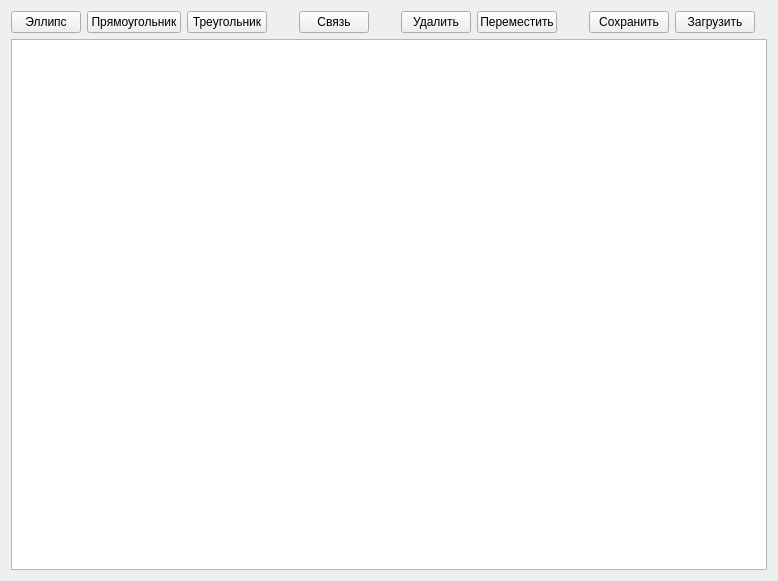
<?xml version="1.0" encoding="UTF-8"?>
<ui version="4.0">
 <class>MainWindow</class>
 <widget class="QMainWindow" name="MainWindow">
  <property name="geometry">
   <rect>
    <x>0</x>
    <y>0</y>
    <width>766</width>
    <height>581</height>
   </rect>
  </property>
  <property name="windowTitle">
   <string>MainWindow</string>
  </property>
  <widget class="QWidget" name="centralWidget">
   <layout class="QGridLayout" name="gridLayout">
    <item row="1" column="2">
     <widget class="QPushButton" name="pushButton_3">
      <property name="maximumSize">
       <size>
        <width>80</width>
        <height>100</height>
       </size>
      </property>
      <property name="cursor">
       <cursorShape>PointingHandCursor</cursorShape>
      </property>
      <property name="text">
       <string>Треугольник</string>
      </property>
     </widget>
    </item>
    <item row="1" column="3">
     <spacer name="horizontalSpacer">
      <property name="orientation">
       <enum>Qt::Horizontal</enum>
      </property>
      <property name="sizeType">
       <enum>QSizePolicy::Fixed</enum>
      </property>
      <property name="sizeHint" stdset="0">
       <size>
        <width>20</width>
        <height>5</height>
       </size>
      </property>
     </spacer>
    </item>
    <item row="1" column="5">
     <spacer name="horizontalSpacer_2">
      <property name="orientation">
       <enum>Qt::Horizontal</enum>
      </property>
      <property name="sizeType">
       <enum>QSizePolicy::Fixed</enum>
      </property>
      <property name="sizeHint" stdset="0">
       <size>
        <width>20</width>
        <height>5</height>
       </size>
      </property>
     </spacer>
    </item>
    <item row="1" column="0">
     <widget class="QPushButton" name="pushButton">
      <property name="maximumSize">
       <size>
        <width>70</width>
        <height>100</height>
       </size>
      </property>
      <property name="cursor">
       <cursorShape>PointingHandCursor</cursorShape>
      </property>
      <property name="text">
       <string>Эллипс</string>
      </property>
     </widget>
    </item>
    <item row="3" column="0" colspan="13">
     <widget class="QGraphicsView" name="graphicsView">
      <property name="minimumSize">
       <size>
        <width>500</width>
        <height>0</height>
       </size>
      </property>
      <property name="maximumSize">
       <size>
        <width>100000</width>
        <height>100000</height>
       </size>
      </property>
      <property name="baseSize">
       <size>
        <width>1000</width>
        <height>1000</height>
       </size>
      </property>
      <property name="cursor" stdset="0">
       <cursorShape>ArrowCursor</cursorShape>
      </property>
     </widget>
    </item>
    <item row="1" column="4">
     <widget class="QPushButton" name="pushButton_5">
      <property name="maximumSize">
       <size>
        <width>70</width>
        <height>100</height>
       </size>
      </property>
      <property name="cursor">
       <cursorShape>PointingHandCursor</cursorShape>
      </property>
      <property name="text">
       <string>Связь</string>
      </property>
     </widget>
    </item>
    <item row="1" column="1">
     <widget class="QPushButton" name="pushButton_2">
      <property name="maximumSize">
       <size>
        <width>100</width>
        <height>100</height>
       </size>
      </property>
      <property name="cursor">
       <cursorShape>PointingHandCursor</cursorShape>
      </property>
      <property name="text">
       <string>Прямоугольник</string>
      </property>
     </widget>
    </item>
    <item row="1" column="7">
     <widget class="QPushButton" name="pushButton_4">
      <property name="sizePolicy">
       <sizepolicy hsizetype="Minimum" vsizetype="Fixed">
        <horstretch>0</horstretch>
        <verstretch>0</verstretch>
       </sizepolicy>
      </property>
      <property name="maximumSize">
       <size>
        <width>80</width>
        <height>100</height>
       </size>
      </property>
      <property name="cursor">
       <cursorShape>PointingHandCursor</cursorShape>
      </property>
      <property name="text">
       <string>Переместить</string>
      </property>
     </widget>
    </item>
    <item row="1" column="8">
     <spacer name="horizontalSpacer_3">
      <property name="orientation">
       <enum>Qt::Horizontal</enum>
      </property>
      <property name="sizeType">
       <enum>QSizePolicy::Fixed</enum>
      </property>
      <property name="sizeHint" stdset="0">
       <size>
        <width>20</width>
        <height>10</height>
       </size>
      </property>
     </spacer>
    </item>
    <item row="1" column="6">
     <widget class="QPushButton" name="pushButton_6">
      <property name="maximumSize">
       <size>
        <width>70</width>
        <height>16777215</height>
       </size>
      </property>
      <property name="cursor">
       <cursorShape>PointingHandCursor</cursorShape>
      </property>
      <property name="text">
       <string>Удалить</string>
      </property>
     </widget>
    </item>
    <item row="1" column="9">
     <widget class="QPushButton" name="pushButton_7">
      <property name="maximumSize">
       <size>
        <width>80</width>
        <height>100</height>
       </size>
      </property>
      <property name="cursor">
       <cursorShape>PointingHandCursor</cursorShape>
      </property>
      <property name="text">
       <string>Сохранить</string>
      </property>
     </widget>
    </item>
    <item row="1" column="10">
     <widget class="QPushButton" name="pushButton_8">
      <property name="maximumSize">
       <size>
        <width>80</width>
        <height>100</height>
       </size>
      </property>
      <property name="cursor">
       <cursorShape>PointingHandCursor</cursorShape>
      </property>
      <property name="text">
       <string>Загрузить</string>
      </property>
     </widget>
    </item>
    <item row="1" column="11">
     <spacer name="horizontalSpacer_4">
      <property name="orientation">
       <enum>Qt::Horizontal</enum>
      </property>
      <property name="sizeHint" stdset="0">
       <size>
        <width>40</width>
        <height>20</height>
       </size>
      </property>
     </spacer>
    </item>
   </layout>
  </widget>
 </widget>
 <layoutdefault spacing="6" margin="11"/>
 <resources/>
 <connections/>
</ui>
